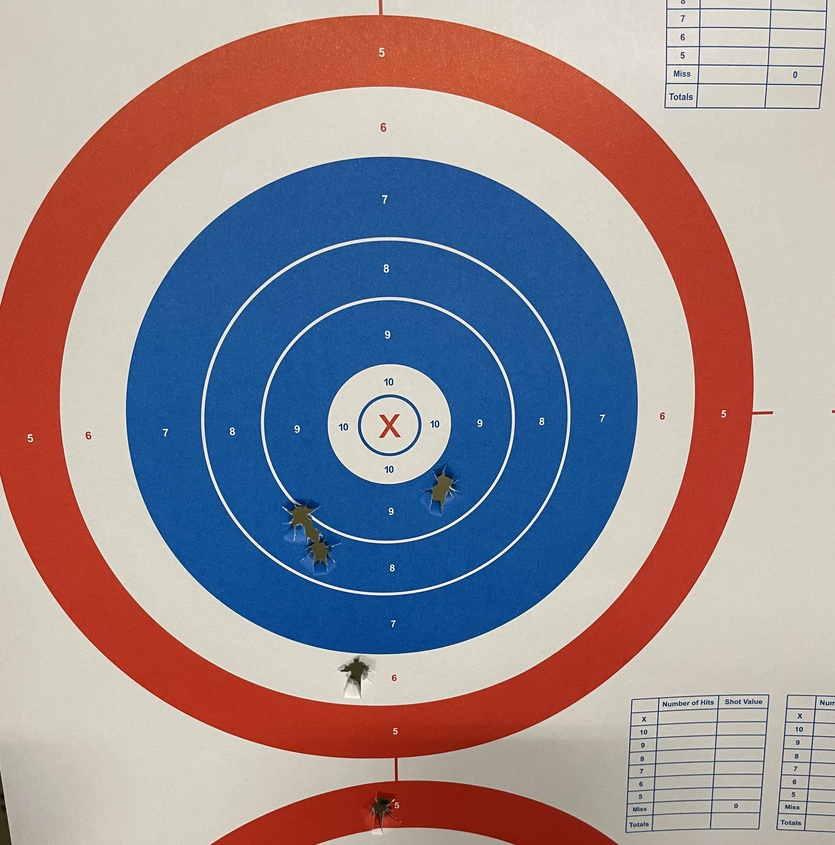
%> input picture utilities/IMG_1718.jpg, 835 x 845 px, shrunk from 3024 x 3060 before the run
$ octave --eval "result = score_image('utilities/IMG_1718.jpg');"   (GNU Octave 9; MATLAB toolbox functions it lacks are replaced by stand-ins)
%> lines starting %> are read from the running program, lines starting %| are printed output that depends on the picture; in (x1, y1, x2, y2) boxes, pixels count from 0 and x2, y2 are one past the last pixel; in counts of white or black regions, pixels touching at a corner belong together; the program's own positions count from 1
### register_target.m
function img_reg = register_target(fileName)
%> called with fileName = 'utilities/IMG_1718.jpg'
close all;
I = rgb2gray(imread(fileName));
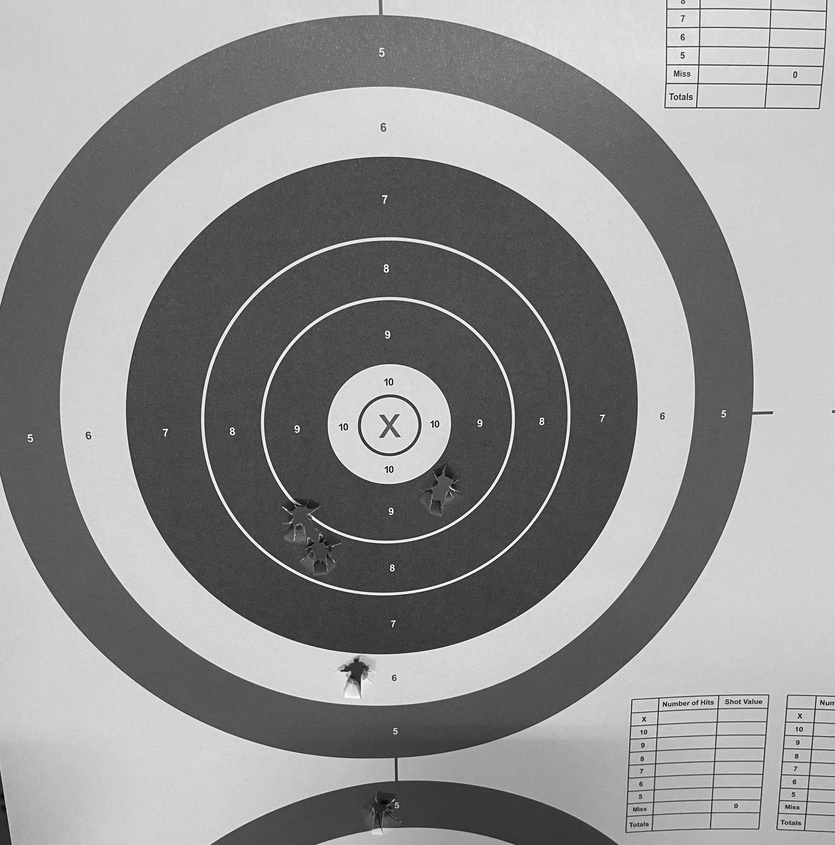
%> I: size 845x835 uint8; min 2, max 255, mean 145
fixed = rgb2gray(imread('C:\Users\tim\Dropbox\Transfer Folder\Image Registration\utilities\fixed.jpg'));
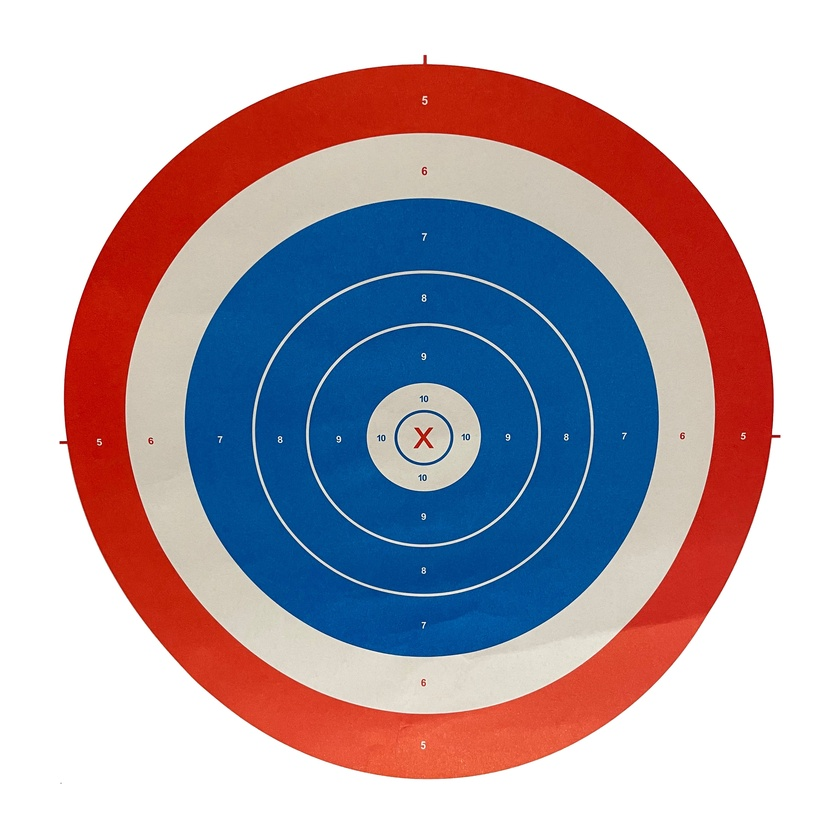
%> input picture utilities/fixed.jpg, 840 x 840 px, shrunk from 3300 x 3300 before the run
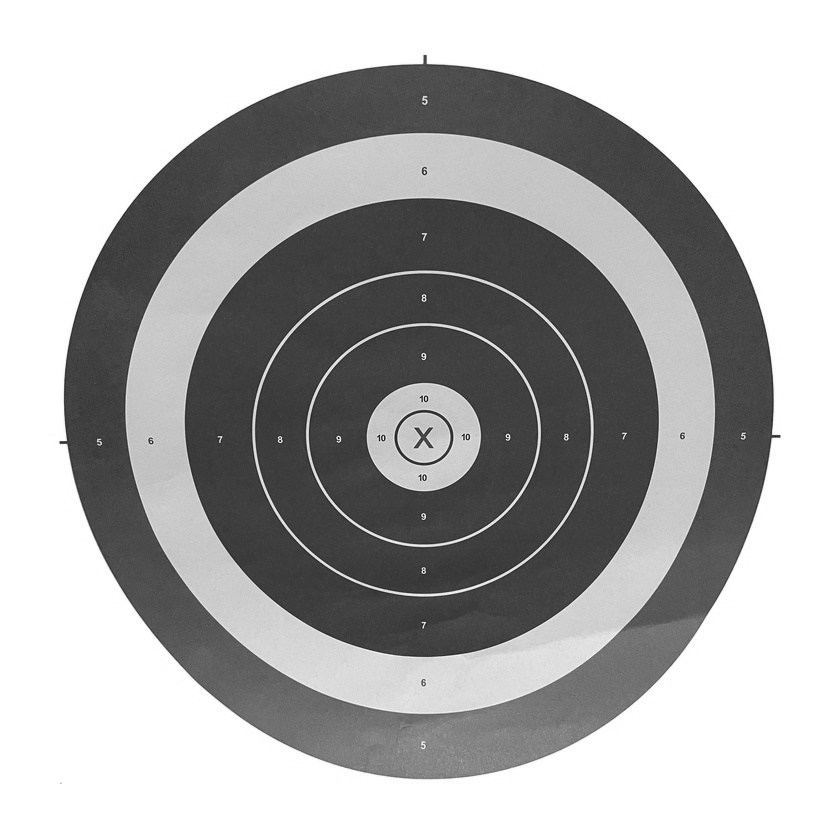
%> fixed: size 840x840 uint8; min 4, max 255, mean 173.2
center_fixed = [1665,1720]; % pre-processed
center_moving = find_center(I)
% [6 lines of commented-out code are left out]
imshow(I);
hold on;
plot(center_moving(1),center_moving(2),'go');
x_offset = center_fixed(1) - center_moving(1);
y_offset = center_fixed(2) - center_moving(2);

xbegin = round(x_offset+1);
xend   = round(x_offset+ size(I,2));
ybegin = round(y_offset+1);
yend   = round(y_offset+size(I,1));

img_reg = uint8(zeros(size(fixed)));
img_reg(ybegin:yend,xbegin:xend,:) = I;
% figure;
% imshowpair(fixed, img_reg,'Scaling','joint');

end

### find_center.m
function center = find_center(rgbImage)
t = imread('files/x_template.jpg');
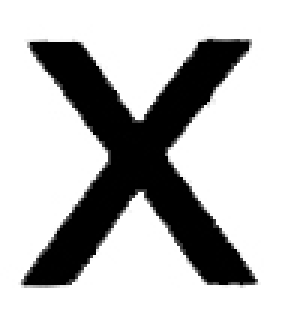
%> input picture files/x_template.jpg, 94 x 108 px (shown 3 times larger)
%> t is the input picture: size 108x94x3 uint8; min 0, max 255, mean 188.2
smallSubImage = imbinarize(rgb2gray(t));
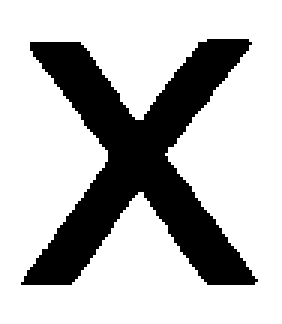
%> smallSubImage: size 108x94 logical (shown 3 times larger); 73.4% white; 1 black region, box (x1, y1, x2, y2) and area: (7, 13, 86, 95) 2696

% now get the template
channelToCorrelate = 1;  % Use the red channel.
correlationOutput = normxcorr2(smallSubImage(:,:,1), rgbImage(:,:, channelToCorrelate));
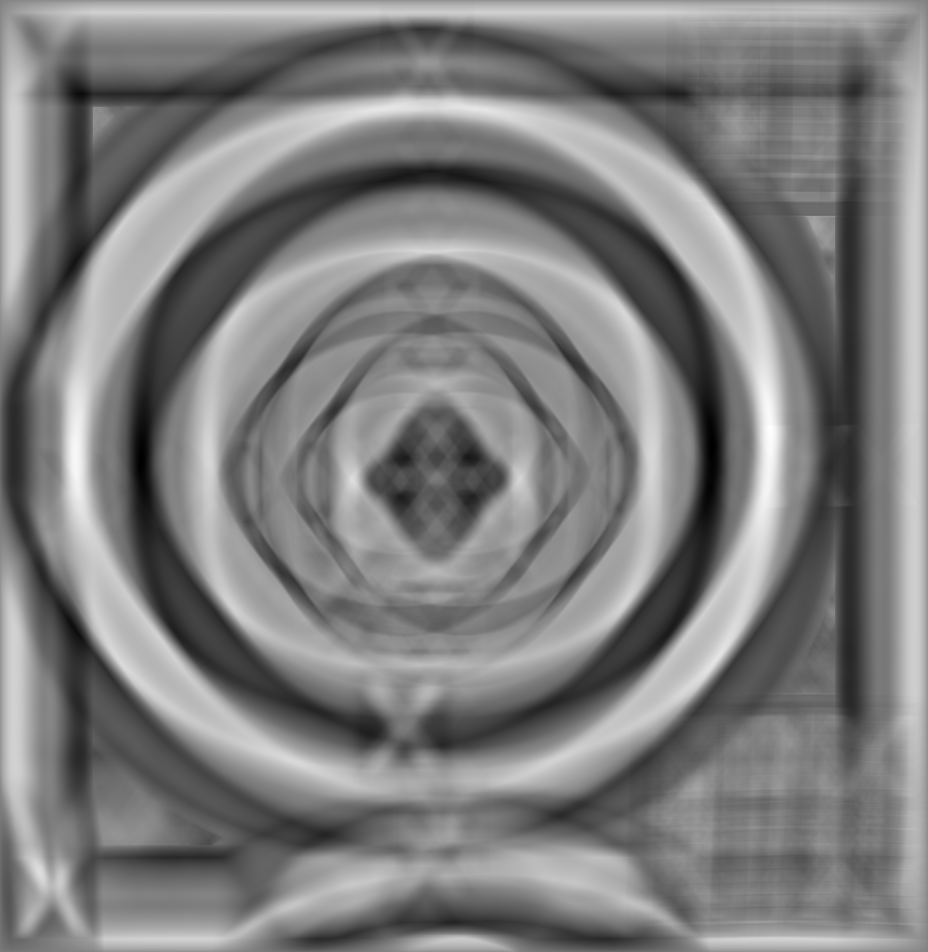
%> correlationOutput: size 952x928 double; min -0.336, max 0.344, mean 0.0017; drawn with min black and max white

% Find out where the normalized cross correlation image is brightest.
[~, maxIndex] = max(abs(correlationOutput(:)));
%> maxIndex = 733468
[yPeak, xPeak] = ind2sub(size(correlationOutput),maxIndex(1));
%> yPeak = 428; xPeak = 771
% Because cross correlation increases the size of the image,
% we need to shift back to find out where it would be in the original image.
corr_offset = [(xPeak-size(smallSubImage,2)/2) (yPeak-size(smallSubImage,1)/2)];
%> corr_offset = [724 374]

center = corr_offset;
%> center = [724 374]

end

### score_image.m
function score = score_image(fileName)
% samples (from photoshop)
hsvVal = [  [52.00,46.00,31.00];
            [52,47,24];
            [54.25,40.75,33.25]];
% adjust for photoshop scale
hsvVal(:,1) = hsvVal(:,1)/360;
hsvVal(:,2) = hsvVal(:,2)/100;
hsvVal(:,3) = hsvVal(:,3)/100;

% empirical tolerances

tol = [0.15 0.15 0.15];

I_rgb = register_target(fileName);
%> in register_target, `x_offset = center_fixed(1) - center_moving(1);`: x_offset = 941
%> in register_target, `y_offset = center_fixed(2) - center_moving(2);`: y_offset = 1346
%> in register_target, `xbegin = round(x_offset+1);`: xbegin = 942
%> in register_target, `xend   = round(x_offset+ size(I,2));`: xend = 1776
%> in register_target, `ybegin = round(y_offset+1);`: ybegin = 1347
%> in register_target, `yend   = round(y_offset+size(I,1));`: yend = 2191
%> in register_target, `img_reg(ybegin:yend,xbegin:xend,:) = I;`:
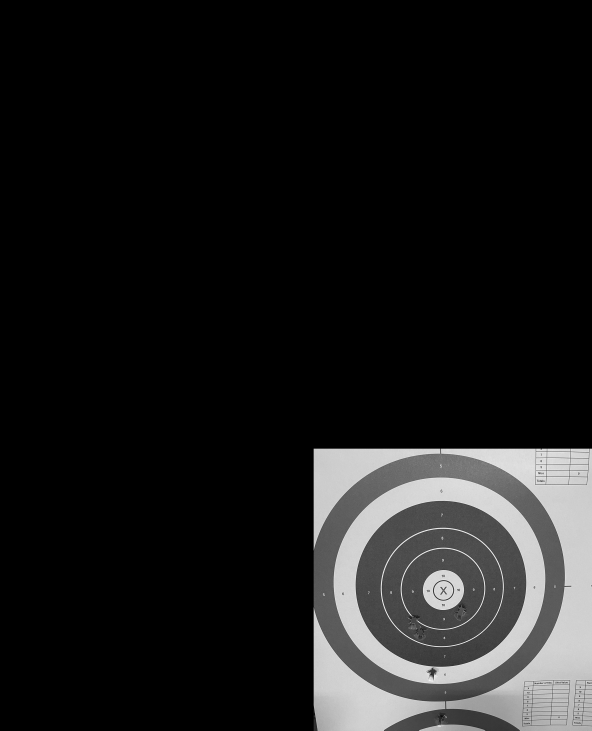
%> img_reg: size 2191x1776 uint8 (shown at 1/3 size); min 0, max 255, mean 26.3

% find the center by template match
center = find_center(I_rgb);
% now find the regions
I = colorDetectHSV(I_rgb,median(hsvVal),tol);
% make this a BW image
BW = imbinarize(I);
% select all things with areas between 1000 and 10000 pixels^2
CC = bwareafilt(BW,[1000 10000]);
S = regionprops('table',CC, 'Eccentricity', 'Centroid');
% centroids = cat(1,S.Centroid);
centers = S.Centroid;

% select circular things
i = (S.Eccentricity < 0.98);
centers = centers(i,:);

% now calculate disntances
dist = sqrt((center(2)-centers(:,2)).^2+(center(1)-centers(:,1)).^2);
score = mean(dist);

end
%> (the run ends here)
